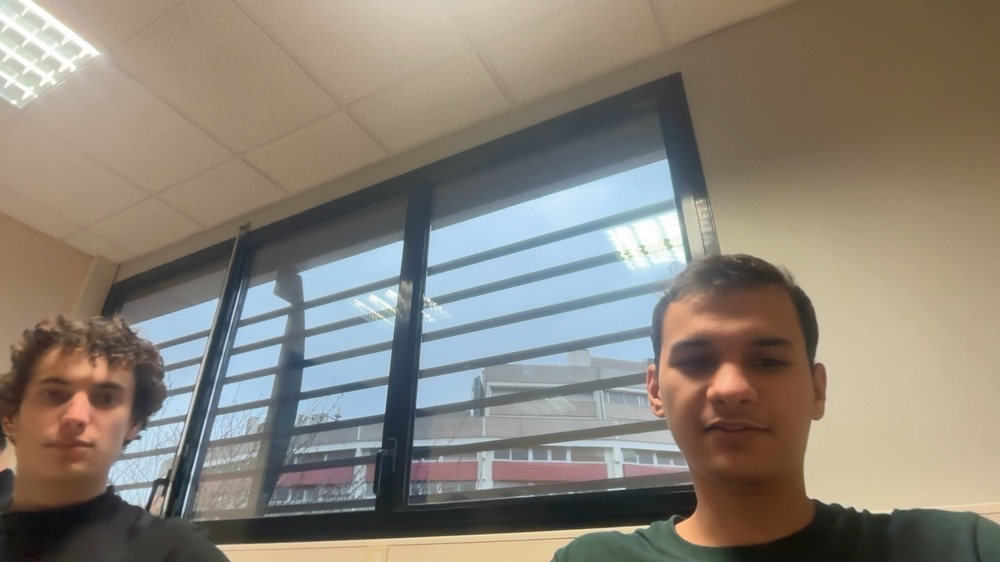
#> input picture day2/snapshot.jpg, 1000 x 562 px, shrunk from 1920 x 1080 before the run
$ python ex2.py
#> lines starting #> are read from the running program, lines starting #| are printed output that depends on the picture; after the words box and inside, x2 and y2 are one past the last pixel; in counts of white or black regions, pixels touching at a corner belong together
# Student Task:
from pathlib import Path

import cv2
import numpy as np

SNAPSHOT = Path(__file__).resolve().parent / "snapshot.jpg"

img = cv2.imread(str(SNAPSHOT))
#> img is the input picture: shape (562, 1000, 3); mean B, G, R 119.5, 130.5, 138.1
if img is None:
    raise FileNotFoundError(
        f"Could not read {SNAPSHOT}. Run day2/ex1.py first and press 'q' to save a snapshot."
    )

gray = cv2.cvtColor(img, cv2.COLOR_BGR2GRAY)
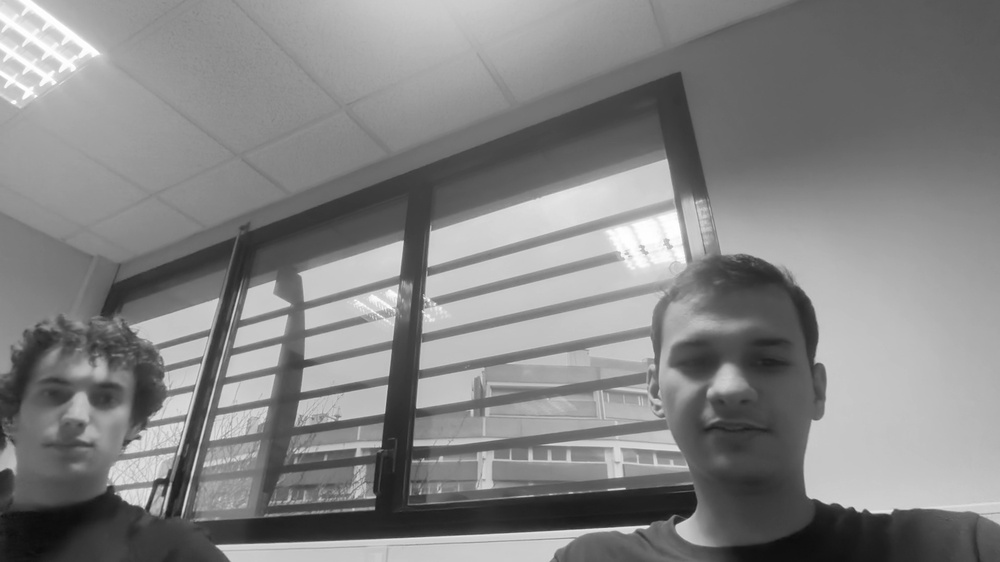
#> gray: shape (562, 1000); min 12, max 255, mean 131.5
edges = cv2.Canny(gray, 100, 200)
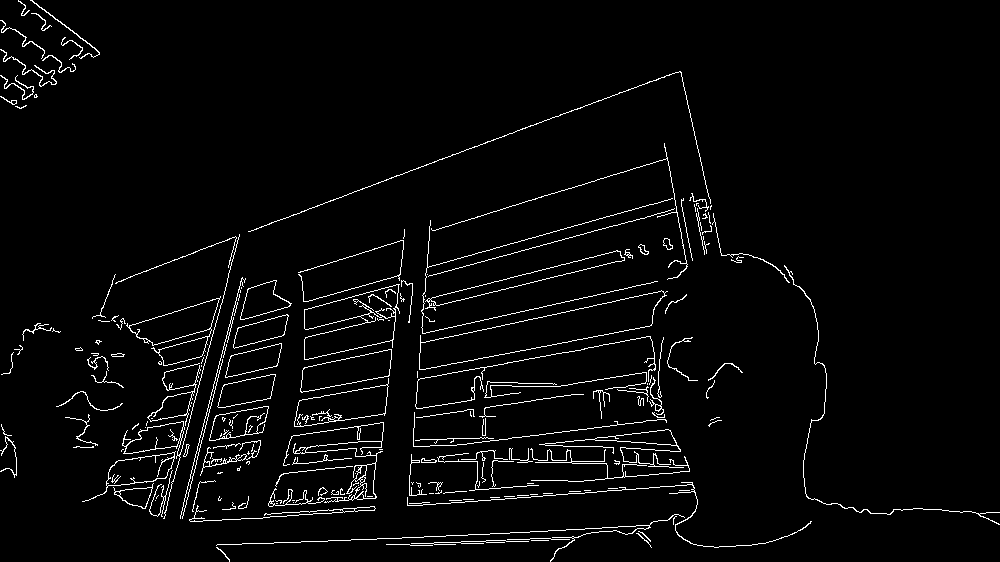
#> edges: shape (562, 1000); 3.2% white in thin lines or dots
contours, _ = cv2.findContours(edges, cv2.RETR_EXTERNAL, cv2.CHAIN_APPROX_SIMPLE)
#> contours = 183 contours, 137 with area under 20; largest, box (x1, y1, x2, y2) and area: (419, 290, 668, 370) 7031, (304, 284, 400, 360) 4312, (126, 296, 221, 366) 2874, (294, 378, 389, 427) 2471, (300, 349, 392, 393) 2231
cv2.drawContours(img, contours, -1, (0,255,0), 2)
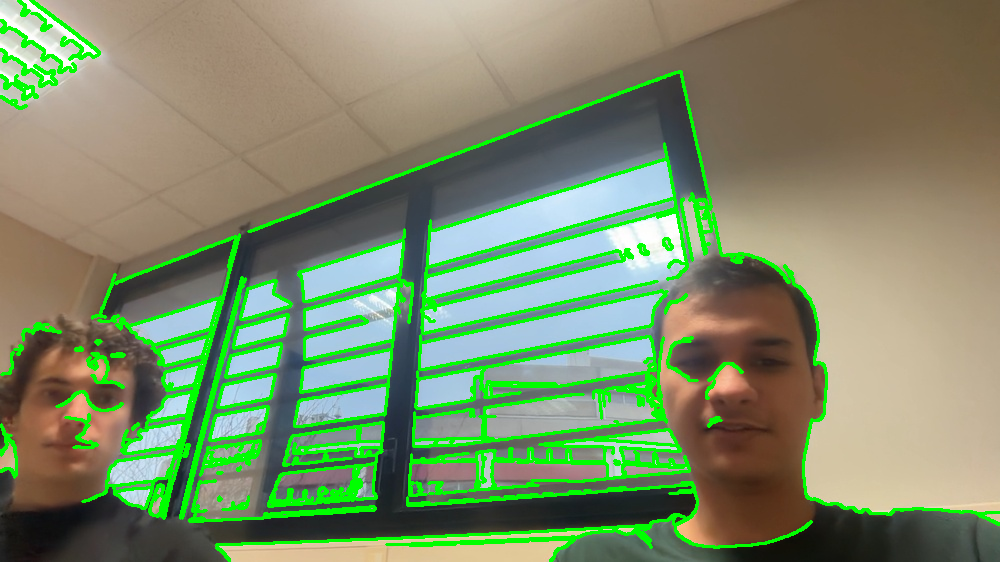
#> img: shape (562, 1000, 3); 9.77% of pixels changed, all inside (x1, y1, x2, y2) = (0, 0, 1000, 562)
cv2.imshow('Contours', img)
cv2.waitKey(0)
cv2.destroyAllWindows()
